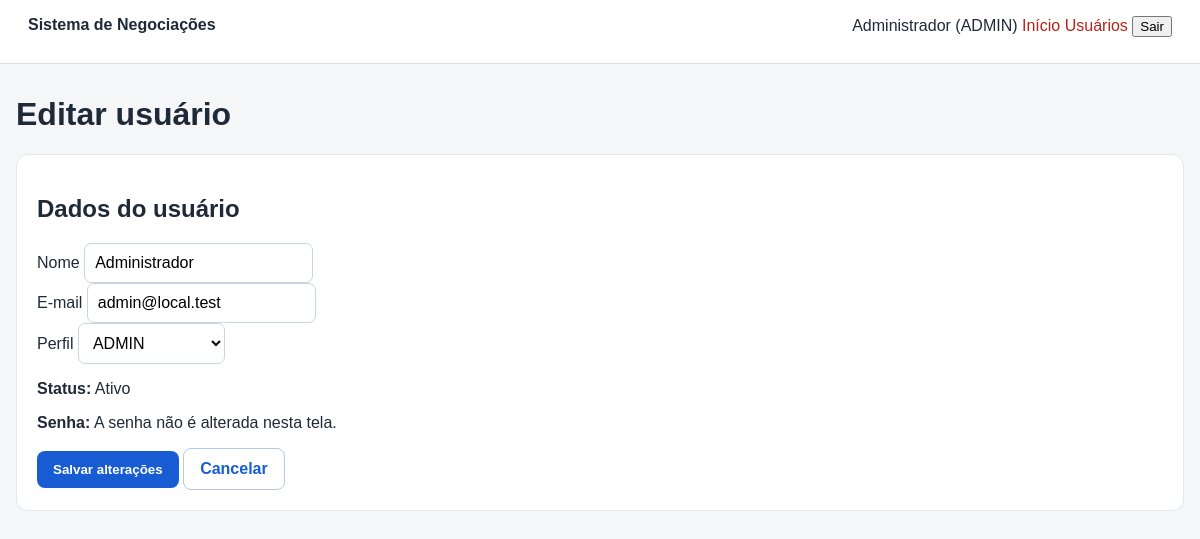
Screenshot of /editar_usuario.php?id=1 (signed in) with the database file from the repository.
### tables this page shows
CREATE TABLE IF NOT EXISTS usuarios (
    id INT UNSIGNED AUTO_INCREMENT PRIMARY KEY,
    nome VARCHAR(120) NOT NULL,
    email VARCHAR(150) NOT NULL UNIQUE,
    senha VARCHAR(255) NOT NULL,
    perfil_id INT UNSIGNED NOT NULL,
    ativo TINYINT(1) NOT NULL DEFAULT 1,

    criado_em TIMESTAMP DEFAULT CURRENT_TIMESTAMP,

    atualizado_em TIMESTAMP DEFAULT CURRENT_TIMESTAMP
        ON UPDATE CURRENT_TIMESTAMP,

    FOREIGN KEY (perfil_id)
        REFERENCES perfis(id)
);

CREATE TABLE IF NOT EXISTS perfis (
    id INT UNSIGNED AUTO_INCREMENT PRIMARY KEY,
    nome VARCHAR(30) NOT NULL UNIQUE
);

### config/auth.php (called while the page is built, shortened)
<?php
function usuarioAtual(): ?array { return $_SESSION['usuario'] ?? null; }

### config/database.php (called while the page is built, shortened)
<?php
function db(): PDO
{
    static $pdo = null;
    if ($pdo instanceof PDO) return $pdo;
    $host = '127.0.0.1';
    $port = '3306';
    $name = 'negociacoes';
    $user = 'root';
    $pass = '';
    try {
        $pdo = new PDO(
            "mysql:host=$host;port=$port;dbname=$name;charset=utf8mb4",
            $user, $pass,
            [
                PDO::ATTR_ERRMODE => PDO::ERRMODE_EXCEPTION,
                PDO::ATTR_DEFAULT_FETCH_MODE => PDO::FETCH_ASSOC,
                PDO::ATTR_EMULATE_PREPARES => false
            ]
        );
    } catch (PDOException $e) {
        die('<h2>Erro ao conectar ao MySQL</h2><p>Confirme se o MySQL está iniciado no XAMPP e se o banco <strong>negociacoes</strong> existe.</p><pre>'.htmlspecialchars($e->getMessage()).'</pre>');
    }
    return $pdo;
}

### config/bootstrap.php (called while the page is built, shortened)
<?php
require_once __DIR__.'/database.php';
require_once __DIR__.'/auth.php';
function e(?string $v): string { return htmlspecialchars($v ?? '',ENT_QUOTES,'UTF-8'); }

### editar_usuario.php (the view, shortened to what this page needs)
<?php
require_once __DIR__ . '/config/bootstrap.php';
$usuarioAtual = usuarioAtual();
$usuarioId = filter_input(INPUT_GET, 'id', FILTER_VALIDATE_INT);
$stmt = db()->prepare("
    SELECT
        u.id,
        u.nome,
        u.email,
        u.perfil_id,
        p.nome AS perfil,
        u.ativo
    FROM usuarios u
    INNER JOIN perfis p ON p.id = u.perfil_id
    WHERE u.id = ?
    LIMIT 1
");
$stmt->execute([$usuarioId]);
$usuario = $stmt->fetch();
$stmtPerfis = db()->query("
    SELECT id, nome
    FROM perfis
    ORDER BY nome ASC
");
$perfis = $stmtPerfis->fetchAll();
$nome = $usuario['nome'];
$email = $usuario['email'];
$perfilId = (string)$usuario['perfil_id'];
?>
<!DOCTYPE html>
<html lang="pt-BR">
<head>
    <link
        rel="stylesheet"
        href="assets/style.css"
    >
</head>
<body>
<header class="topbar">
    <div>
        <strong>Sistema de Negociações</strong>
    </div>
    <div>
        <span>
            <?= e($usuarioAtual['nome']) ?>
            (<?= e($usuarioAtual['perfil']) ?>)
        </span>
        <a href="index.php">Início</a>
        <a href="usuarios.php">Usuários</a>
        <form
            method="post"
            action="logout.php"
            style="display:inline;"
        >
            <button type="submit">
                Sair
            </button>
        </form>
    </div>
</header>
<main class="container">
    <h1>Editar usuário</h1>
    <section class="panel">
        <h2>Dados do usuário</h2>
        <form method="post">
            <div class="form-group">
                <label for="nome">
                    Nome
                </label>
                <input
                    type="text"
                    id="nome"
                    name="nome"
                    maxlength="120"
                    value="<?= e($nome) ?>"
                    required
                >
            </div>
            <div class="form-group">
                <label for="email">
                    E-mail
                </label>
                <input
                    type="email"
                    id="email"
                    name="email"
                    maxlength="150"
                    value="<?= e($email) ?>"
                    required
                >
            </div>
            <div class="form-group">
                <label for="perfil_id">
                    Perfil
                </label>
                <select
                    id="perfil_id"
                    name="perfil_id"
                    required
                >
                    <?php foreach ($perfis as $perfilOpcao): ?>
                        <option
                            value="<?= (int)$perfilOpcao['id'] ?>"
                            <?= (string)$perfilId === (string)$perfilOpcao['id'] ? 'selected' : '' ?>
                        >
                            <?= e($perfilOpcao['nome']) ?>
                        </option>
                    <?php endforeach; ?>
                </select>
            </div>
            <p>
                <strong>Status:</strong>
                <?php if ((int)$usuario['ativo'] === 1): ?>
                    Ativo
                <?php else: ?>
                    Inativo
                <?php endif; ?>
            </p>
            <p>
                <strong>Senha:</strong>
                A senha não é alterada nesta tela.
            </p>
            <button
                type="submit"
                class="button"
            >
                Salvar alterações
            </button>
            <a
                href="usuarios.php"
                class="button secondary"
            >
                Cancelar
            </a>
        </form>
    </section>
</main>
</body>
</html>

### assets/style.css (style rules this page uses)
* { box-sizing:border-box }
body { margin:0;font-family:Arial,sans-serif;background:#f4f6f8;color:#1f2937 }
.topbar { min-height:64px;background:white;border-bottom:1px solid #ddd;padding:16px 28px;display:flex;justify-content:space-between;gap:20px }
.topbar a { color:#b42318;text-decoration:none }
.container { width:min(1180px,calc(100% - 32px));margin:32px auto }
.card,.panel,.login-box { background:#fff;border:1px solid #e4e7ec;border-radius:12px;padding:20px }
.button { display:inline-block;background:#175cd3;color:white;border:0;border-radius:8px;padding:11px 16px;text-decoration:none;cursor:pointer;font-weight:bold }
.secondary { background:#fff;color:#175cd3;border:1px solid #b2c8ef;margin-right:8px }
input,select,textarea { font:inherit;padding:10px;border:1px solid #cbd5e1;border-radius:7px;background:#fff }

### rows the page displays
usuarios: nome "Administrador", perfil.nome "ADMIN", email "admin@local.test", perfil_id "ADMIN"
